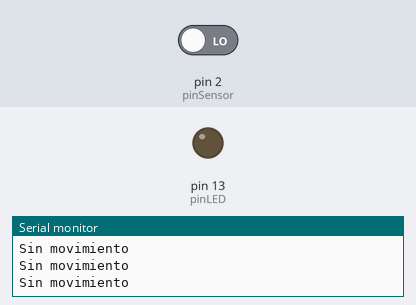
Simulated run of this sketch. Board: Arduino Uno, built with avr-gcc and run on an emulated ATmega328P. Shown: output pins drawn as LEDs (lit = HIGH), the last lines printed to the serial monitor. The test bench sets the inputs (shaded band); at power-on: pin 2 (pinSensor) LOW.

Above: at 1.8 s.
1.9 s: pin 2 (pinSensor) driven HIGH
At 2.5 s:
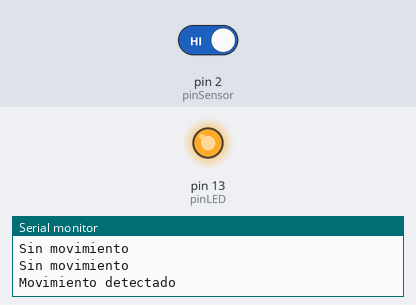
3.5 s: pin 2 (pinSensor) driven LOW
At 4.9 s:
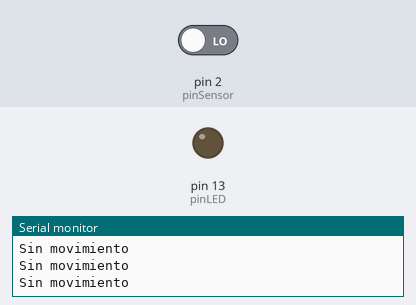
Timing chart, 0 to 6.5 s (numbered marks = the images above; inputs shaded):
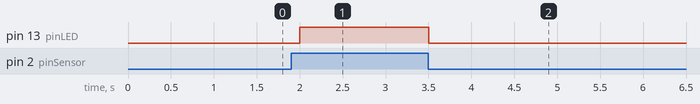

Measured:
- after the input at 1.9 s, pin 13 (pinLED): LOW → HIGH after 0.10 s
- after the input at 3.5 s, pin 13 (pinLED): HIGH → LOW at once

The sketch:

sketch.ino
```cpp
int pinSensor = 2;
int pinLED = 13;

void setup() {
  pinMode(pinSensor, INPUT);
  pinMode(pinLED, OUTPUT);
  Serial.begin(9600);
}

void loop() {
  int estadoSensor = digitalRead(pinSensor);

  if (estadoSensor == HIGH) {
    digitalWrite(pinLED, HIGH);
    Serial.println("Movimiento detectado");
  } else {
    digitalWrite(pinLED, LOW);
    Serial.println("Sin movimiento");
  }

  delay(500);
}
```
